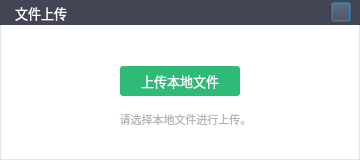
<?xml version="1.0" encoding="UTF-8"?>
<ui version="4.0">
 <class>STCloudUploadFileClass</class>
 <widget class="QDialog" name="STCloudUploadFileClass">
  <property name="geometry">
   <rect>
    <x>0</x>
    <y>0</y>
    <width>360</width>
    <height>160</height>
   </rect>
  </property>
  <property name="sizePolicy">
   <sizepolicy hsizetype="Preferred" vsizetype="Preferred">
    <horstretch>0</horstretch>
    <verstretch>0</verstretch>
   </sizepolicy>
  </property>
  <property name="minimumSize">
   <size>
    <width>360</width>
    <height>160</height>
   </size>
  </property>
  <property name="maximumSize">
   <size>
    <width>360</width>
    <height>160</height>
   </size>
  </property>
  <property name="windowTitle">
   <string>STCloudUploadFile</string>
  </property>
  <property name="styleSheet">
   <string notr="true">QDialog {background-color: #ffffff;border: 1px solid #e3e3e3;}</string>
  </property>
  <layout class="QVBoxLayout" name="verticalLayout">
   <property name="spacing">
    <number>0</number>
   </property>
   <property name="leftMargin">
    <number>0</number>
   </property>
   <property name="topMargin">
    <number>0</number>
   </property>
   <property name="rightMargin">
    <number>0</number>
   </property>
   <property name="bottomMargin">
    <number>0</number>
   </property>
   <item>
    <widget class="QWidget" name="widTitle" native="true">
     <property name="minimumSize">
      <size>
       <width>0</width>
       <height>25</height>
      </size>
     </property>
     <property name="maximumSize">
      <size>
       <width>16777215</width>
       <height>25</height>
      </size>
     </property>
     <property name="styleSheet">
      <string notr="true">background-color: #434555;</string>
     </property>
     <layout class="QHBoxLayout" name="horizontalLayout_10">
      <property name="spacing">
       <number>0</number>
      </property>
      <property name="leftMargin">
       <number>15</number>
      </property>
      <property name="topMargin">
       <number>0</number>
      </property>
      <property name="rightMargin">
       <number>0</number>
      </property>
      <property name="bottomMargin">
       <number>0</number>
      </property>
      <item>
       <widget class="QLabel" name="label_3">
        <property name="font">
         <font>
          <family>微软雅黑</family>
          <pointsize>10</pointsize>
         </font>
        </property>
        <property name="styleSheet">
         <string notr="true">color: rgb(255, 255, 255);</string>
        </property>
        <property name="text">
         <string>文件上传</string>
        </property>
       </widget>
      </item>
      <item>
       <spacer name="horizontalSpacer_5">
        <property name="orientation">
         <enum>Qt::Horizontal</enum>
        </property>
        <property name="sizeHint" stdset="0">
         <size>
          <width>448</width>
          <height>20</height>
         </size>
        </property>
       </spacer>
      </item>
      <item>
       <widget class="QWidget" name="widget_17" native="true">
        <layout class="QHBoxLayout" name="horizontalLayout_9">
         <property name="topMargin">
          <number>0</number>
         </property>
         <property name="bottomMargin">
          <number>0</number>
         </property>
         <item>
          <widget class="QPushButton" name="pbClose">
           <property name="minimumSize">
            <size>
             <width>20</width>
             <height>20</height>
            </size>
           </property>
           <property name="maximumSize">
            <size>
             <width>20</width>
             <height>20</height>
            </size>
           </property>
           <property name="styleSheet">
            <string notr="true">
QPushButton{border-image: url(:/SoftTerminal/images/close.png);}

QPushButton:hover:!pressed {
	
	background-color: #ff6741;
}</string>
           </property>
           <property name="text">
            <string/>
           </property>
          </widget>
         </item>
        </layout>
       </widget>
      </item>
     </layout>
    </widget>
   </item>
   <item>
    <widget class="QStackedWidget" name="swUpload">
     <property name="currentIndex">
      <number>0</number>
     </property>
     <widget class="QWidget" name="pageInit">
      <property name="styleSheet">
       <string notr="true">QWidget#pageInit{border-left: 1px solid #e3e3e3;
border-right: 1px solid #e3e3e3;border-bottom: 1px solid #e3e3e3;}</string>
      </property>
      <layout class="QVBoxLayout" name="verticalLayout_3">
       <property name="spacing">
        <number>6</number>
       </property>
       <property name="leftMargin">
        <number>1</number>
       </property>
       <property name="topMargin">
        <number>0</number>
       </property>
       <property name="rightMargin">
        <number>1</number>
       </property>
       <property name="bottomMargin">
        <number>0</number>
       </property>
       <item>
        <spacer name="verticalSpacer">
         <property name="orientation">
          <enum>Qt::Vertical</enum>
         </property>
         <property name="sizeHint" stdset="0">
          <size>
           <width>20</width>
           <height>40</height>
          </size>
         </property>
        </spacer>
       </item>
       <item>
        <widget class="QWidget" name="widUpload" native="true">
         <layout class="QHBoxLayout" name="horizontalLayout">
          <property name="topMargin">
           <number>9</number>
          </property>
          <property name="bottomMargin">
           <number>9</number>
          </property>
          <item>
           <spacer name="horizontalSpacer">
            <property name="orientation">
             <enum>Qt::Horizontal</enum>
            </property>
            <property name="sizeHint" stdset="0">
             <size>
              <width>73</width>
              <height>20</height>
             </size>
            </property>
           </spacer>
          </item>
          <item>
           <widget class="QPushButton" name="pbUpload">
            <property name="minimumSize">
             <size>
              <width>120</width>
              <height>30</height>
             </size>
            </property>
            <property name="maximumSize">
             <size>
              <width>120</width>
              <height>30</height>
             </size>
            </property>
            <property name="font">
             <font>
              <family>微软雅黑</family>
              <pointsize>10</pointsize>
             </font>
            </property>
            <property name="styleSheet">
             <string notr="true">

QPushButton {
	border-radius: 3px;
	color: rgb(255, 255, 255);
	background-color: rgb(48, 186, 120);
}
QPushButton:hover:pressed {
	background-color: rgb(48, 186, 120);
}
QPushButton:hover:!pressed {
	
	background-color: rgb(109, 206, 160);
}</string>
            </property>
            <property name="text">
             <string>上传本地文件</string>
            </property>
            <property name="flat">
             <bool>false</bool>
            </property>
           </widget>
          </item>
          <item>
           <spacer name="horizontalSpacer_2">
            <property name="orientation">
             <enum>Qt::Horizontal</enum>
            </property>
            <property name="sizeHint" stdset="0">
             <size>
              <width>73</width>
              <height>20</height>
             </size>
            </property>
           </spacer>
          </item>
         </layout>
        </widget>
       </item>
       <item>
        <widget class="QLabel" name="label">
         <property name="font">
          <font>
           <family>微软雅黑</family>
           <pointsize>8</pointsize>
          </font>
         </property>
         <property name="styleSheet">
          <string notr="true">color: rgb(181, 181, 181);</string>
         </property>
         <property name="text">
          <string>　请选择本地文件进行上传。</string>
         </property>
         <property name="alignment">
          <set>Qt::AlignCenter</set>
         </property>
        </widget>
       </item>
       <item>
        <spacer name="verticalSpacer_2">
         <property name="orientation">
          <enum>Qt::Vertical</enum>
         </property>
         <property name="sizeHint" stdset="0">
          <size>
           <width>20</width>
           <height>40</height>
          </size>
         </property>
        </spacer>
       </item>
      </layout>
     </widget>
     <widget class="QWidget" name="pageUpload">
      <property name="styleSheet">
       <string notr="true">QWidget#pageUpload{border-left: 1px solid #e3e3e3;
border-right: 1px solid #e3e3e3;border-bottom: 1px solid #e3e3e3;}</string>
      </property>
      <layout class="QVBoxLayout" name="verticalLayout_4">
       <property name="leftMargin">
        <number>30</number>
       </property>
       <property name="topMargin">
        <number>0</number>
       </property>
       <property name="rightMargin">
        <number>30</number>
       </property>
       <property name="bottomMargin">
        <number>0</number>
       </property>
       <item>
        <spacer name="verticalSpacer_3">
         <property name="orientation">
          <enum>Qt::Vertical</enum>
         </property>
         <property name="sizeHint" stdset="0">
          <size>
           <width>20</width>
           <height>40</height>
          </size>
         </property>
        </spacer>
       </item>
       <item>
        <widget class="QProgressBar" name="pbUploadStatus">
         <property name="font">
          <font>
           <family>微软雅黑</family>
          </font>
         </property>
         <property name="styleSheet">
          <string notr="true">QProgressBar {   border: 0px solid  #e3e3e3;   border-radius: 5px;  
    background-color: rgb(216, 216, 216);color: #ffffff;}

QProgressBar::chunk {   
	background-color: rgb(48, 186, 120); border-radius: 5px;   }</string>
         </property>
         <property name="value">
          <number>0</number>
         </property>
         <property name="alignment">
          <set>Qt::AlignCenter</set>
         </property>
         <property name="textVisible">
          <bool>true</bool>
         </property>
        </widget>
       </item>
       <item>
        <widget class="QWidget" name="widButton" native="true">
         <property name="styleSheet">
          <string notr="true"/>
         </property>
         <layout class="QHBoxLayout" name="hblayout">
          <property name="spacing">
           <number>50</number>
          </property>
          <property name="leftMargin">
           <number>10</number>
          </property>
          <property name="topMargin">
           <number>10</number>
          </property>
          <property name="rightMargin">
           <number>10</number>
          </property>
          <property name="bottomMargin">
           <number>10</number>
          </property>
          <item>
           <spacer name="horizontalSpacer_8">
            <property name="orientation">
             <enum>Qt::Horizontal</enum>
            </property>
            <property name="sizeHint" stdset="0">
             <size>
              <width>40</width>
              <height>20</height>
             </size>
            </property>
           </spacer>
          </item>
          <item>
           <widget class="QPushButton" name="pbGoon">
            <property name="minimumSize">
             <size>
              <width>65</width>
              <height>25</height>
             </size>
            </property>
            <property name="maximumSize">
             <size>
              <width>65</width>
              <height>25</height>
             </size>
            </property>
            <property name="font">
             <font>
              <family>微软雅黑</family>
              <pointsize>10</pointsize>
             </font>
            </property>
            <property name="styleSheet">
             <string notr="true">

QPushButton {
	border-radius: 3px;
	color: rgb(255, 255, 255);
	background-color: rgb(48, 186, 120);
}
QPushButton:hover:pressed {
	background-color: rgb(48, 186, 120);
}
QPushButton:hover:!pressed {
	
	background-color: rgb(109, 206, 160);
}</string>
            </property>
            <property name="text">
             <string>继续上传</string>
            </property>
           </widget>
          </item>
          <item>
           <widget class="QPushButton" name="pbOK">
            <property name="minimumSize">
             <size>
              <width>65</width>
              <height>25</height>
             </size>
            </property>
            <property name="maximumSize">
             <size>
              <width>65</width>
              <height>25</height>
             </size>
            </property>
            <property name="font">
             <font>
              <family>微软雅黑</family>
              <pointsize>10</pointsize>
             </font>
            </property>
            <property name="styleSheet">
             <string notr="true">

QPushButton {
	border-radius: 3px;
	color: rgb(255, 255, 255);
	background-color: rgb(255, 103, 65);
}
QPushButton:hover:pressed {
	background-color: rgb(255, 103, 65);
}
QPushButton:hover:!pressed {
	background-color: rgb(255, 133, 103);
}</string>
            </property>
            <property name="text">
             <string>结束上传</string>
            </property>
           </widget>
          </item>
          <item>
           <widget class="QPushButton" name="pbCancel">
            <property name="minimumSize">
             <size>
              <width>65</width>
              <height>25</height>
             </size>
            </property>
            <property name="maximumSize">
             <size>
              <width>65</width>
              <height>25</height>
             </size>
            </property>
            <property name="font">
             <font>
              <family>微软雅黑</family>
              <pointsize>10</pointsize>
             </font>
            </property>
            <property name="styleSheet">
             <string notr="true">

QPushButton {
	border-radius: 3px;
	color: rgb(255, 255, 255);
	background-color: rgb(255, 103, 65);
}
QPushButton:hover:pressed {
	background-color: rgb(255, 103, 65);
}
QPushButton:hover:!pressed {
	background-color: rgb(255, 133, 103);
}</string>
            </property>
            <property name="text">
             <string>取　消</string>
            </property>
           </widget>
          </item>
          <item>
           <spacer name="horizontalSpacer_7">
            <property name="orientation">
             <enum>Qt::Horizontal</enum>
            </property>
            <property name="sizeHint" stdset="0">
             <size>
              <width>40</width>
              <height>20</height>
             </size>
            </property>
           </spacer>
          </item>
         </layout>
        </widget>
       </item>
       <item>
        <spacer name="verticalSpacer_5">
         <property name="orientation">
          <enum>Qt::Vertical</enum>
         </property>
         <property name="sizeHint" stdset="0">
          <size>
           <width>20</width>
           <height>40</height>
          </size>
         </property>
        </spacer>
       </item>
      </layout>
     </widget>
    </widget>
   </item>
   <item>
    <widget class="QWidget" name="widget" native="true">
     <property name="styleSheet">
      <string notr="true">QWidget#widget{border-left: 1px solid #e3e3e3;
border-right: 1px solid #e3e3e3;}</string>
     </property>
     <layout class="QVBoxLayout" name="verticalLayout_2">
      <property name="topMargin">
       <number>0</number>
      </property>
      <property name="bottomMargin">
       <number>0</number>
      </property>
     </layout>
    </widget>
   </item>
  </layout>
  <zorder>widget</zorder>
  <zorder>widTitle</zorder>
  <zorder>swUpload</zorder>
 </widget>
 <resources>
  <include location="../res/softterminal.qrc"/>
 </resources>
 <connections/>
</ui>
